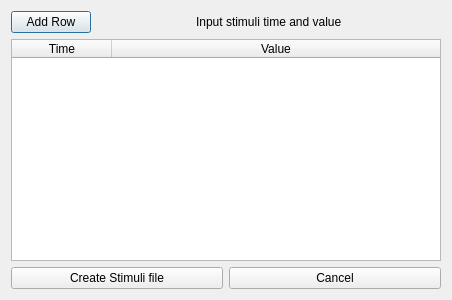
<?xml version="1.0" encoding="UTF-8"?>
<ui version="4.0">
 <class>Stimuli_window</class>
 <widget class="QDialog" name="Stimuli_window">
  <property name="geometry">
   <rect>
    <x>0</x>
    <y>0</y>
    <width>452</width>
    <height>300</height>
   </rect>
  </property>
  <property name="windowTitle">
   <string>Dialog</string>
  </property>
  <layout class="QVBoxLayout" name="verticalLayout">
   <item>
    <layout class="QHBoxLayout" name="horizontalLayout_2">
     <item>
      <widget class="QPushButton" name="add_row">
       <property name="text">
        <string>Add Row</string>
       </property>
      </widget>
     </item>
     <item>
      <spacer name="horizontalSpacer">
       <property name="orientation">
        <enum>Qt::Horizontal</enum>
       </property>
       <property name="sizeHint" stdset="0">
        <size>
         <width>40</width>
         <height>20</height>
        </size>
       </property>
      </spacer>
     </item>
     <item>
      <widget class="QLabel" name="label">
       <property name="text">
        <string>Input stimuli time and value</string>
       </property>
      </widget>
     </item>
     <item>
      <spacer name="horizontalSpacer_2">
       <property name="orientation">
        <enum>Qt::Horizontal</enum>
       </property>
       <property name="sizeHint" stdset="0">
        <size>
         <width>40</width>
         <height>20</height>
        </size>
       </property>
      </spacer>
     </item>
    </layout>
   </item>
   <item>
    <widget class="QTableWidget" name="stimuli_table">
     <attribute name="horizontalHeaderCascadingSectionResizes">
      <bool>false</bool>
     </attribute>
     <attribute name="horizontalHeaderShowSortIndicator" stdset="0">
      <bool>false</bool>
     </attribute>
     <attribute name="horizontalHeaderStretchLastSection">
      <bool>true</bool>
     </attribute>
     <attribute name="verticalHeaderCascadingSectionResizes">
      <bool>false</bool>
     </attribute>
     <attribute name="verticalHeaderStretchLastSection">
      <bool>false</bool>
     </attribute>
     <column>
      <property name="text">
       <string>Time</string>
      </property>
     </column>
     <column>
      <property name="text">
       <string>Value</string>
      </property>
     </column>
    </widget>
   </item>
   <item>
    <layout class="QHBoxLayout" name="horizontalLayout">
     <item>
      <widget class="QPushButton" name="create_stimuli">
       <property name="text">
        <string>Create Stimuli file</string>
       </property>
      </widget>
     </item>
     <item>
      <widget class="QPushButton" name="cancel">
       <property name="text">
        <string>Cancel</string>
       </property>
      </widget>
     </item>
    </layout>
   </item>
  </layout>
 </widget>
 <resources/>
 <connections/>
</ui>
